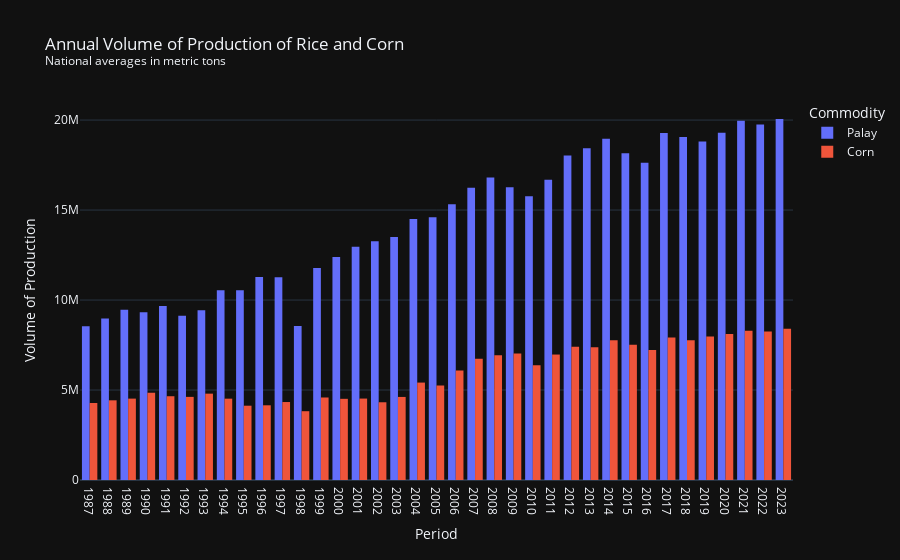

This figure's notebook cell:
### Markdown cell above
## Data Overview

Selected major crops (analyzed are checked):
- ✅ Rice / Palay
- ✅ Corn / Maize
- Sweet Potato / Camote
- Mongo / Monggo / Mung Beans
- Banana
- Coconut
- 🚧 Onion
- 🚧 Garlic
- Sugarcane

### Code cell
# Volume of Production of Selected Major Crops (Philippines)
df = pd.read_csv("datasets/agricultural-indicators/volume_rice-corn.csv", skiprows=2)
df = df[df["Geolocation"] == "PHILIPPINES"]
df = df[(df["Commodity"] == "Palay") | (df["Commodity"] == "Corn")]
df = df.filter(regex="Commodity|Geolocation|Annual", axis=1)
df.columns = map(lambda x: x.replace(" Annual", "") if "Annual" in x else x, df.columns)
df = df.melt(id_vars=["Commodity", "Geolocation"], value_vars=df.columns[2:], var_name="Period", value_name="Volume")
fig = px.histogram(df, x="Period", y="Volume", color="Commodity", barmode='group',
                   title='Annual Volume of Production of Rice and Corn<br><sup>National averages in metric tons</sup>').update_layout(
    xaxis_title="Period", yaxis_title = "Volume of Production", template="plotly_dark")
render(fig)

### Figure 1 — Plotly figure (JSON) as saved in the notebook; plotly's stock layout.template omitted (floating-point values rounded to 4 significant figures)
{"data": [{"alignmentgroup": "True", "bingroup": "x", "histfunc": "sum", "hovertemplate": "Commodity=Palay<br>Period=%{x}<br>sum of Volume=%{y}<extra></extra>", "legendgroup": "Palay", "marker": {"color": "#636efa", "pattern": {"shape": ""}}, "name": "Palay", "offsetgroup": "Palay", "orientation": "v", "showlegend": true, "type": "histogram", "x": ["1987", "1988", "1989", "1990", "1991", "1992", "1993", "1994", "1995", "1996", "1997", "1998", "1999", "2000", "2001", "2002", "2003", "2004", "2005", "2006", "2007", "2008", "2009", "2010", "2011", "2012", "2013", "2014", "2015", "2016", "2017", "2018", "2019", "2020", "2021", "2022", "2023", "2024"], "xaxis": "x", "y": [8539852, 8971030, 9458772, 9319276, 9673262, 9128940, 9434208, 10538054, 10540649, 11283568, 11268963, 8554824, 11786625, 12389412, 12954870, 13270653, 13499884, 14496784, 14603005, 15326706, 16240194, 16815548, 16270000.0, 15772319, 16684062, 18030000.0, 18440000.0, 18970000.0, 18150000.0, 17630000.0, 19280000.0, 19070000.0, 18810000.0, 19290000.0, 19960000.0, 19760000.0, 20060000.0, ".."], "yaxis": "y"}, {"alignmentgroup": "True", "bingroup": "x", "histfunc": "sum", "hovertemplate": "Commodity=Corn<br>Period=%{x}<br>sum of Volume=%{y}<extra></extra>", "legendgroup": "Corn", "marker": {"color": "#EF553B", "pattern": {"shape": ""}}, "name": "Corn", "offsetgroup": "Corn", "orientation": "v", "showlegend": true, "type": "histogram", "x": ["1987", "1988", "1989", "1990", "1991", "1992", "1993", "1994", "1995", "1996", "1997", "1998", "1999", "2000", "2001", "2002", "2003", "2004", "2005", "2006", "2007", "2008", "2009", "2010", "2011", "2012", "2013", "2014", "2015", "2016", "2017", "2018", "2019", "2020", "2021", "2022", "2023", "2024"], "xaxis": "x", "y": [4278119, 4427951, 4522195, 4853891, 4655026, 4618854, 4797977, 4519246, 4128510, 4151332, 4332417, 3823184, 4584593, 4511104, 4525012, 4319262, 4615625, 5413386, 5253160, 6082109, 6736940, 6928225, 7034033, 6376796, 6971221, 7407000.0, 7377000.0, 7771000.0, 7519000.0, 7219000.0, 7915000.0, 7772000.0, 7979000.0, 8119000.0, 8287000.0, 8256000.0, 8405000.0, ".."], "yaxis": "y"}], "layout": {"barmode": "group", "legend": {"title": {"text": "Commodity"}, "tracegroupgap": 0}, "title": {"text": "Annual Volume of Production of Rice and Corn<br><sup>National averages in metric tons</sup>"}, "xaxis": {"anchor": "y", "domain": [0, 1], "title": {"text": "Period"}}, "yaxis": {"anchor": "x", "domain": [0, 1], "title": {"text": "Volume of Production"}}}}
